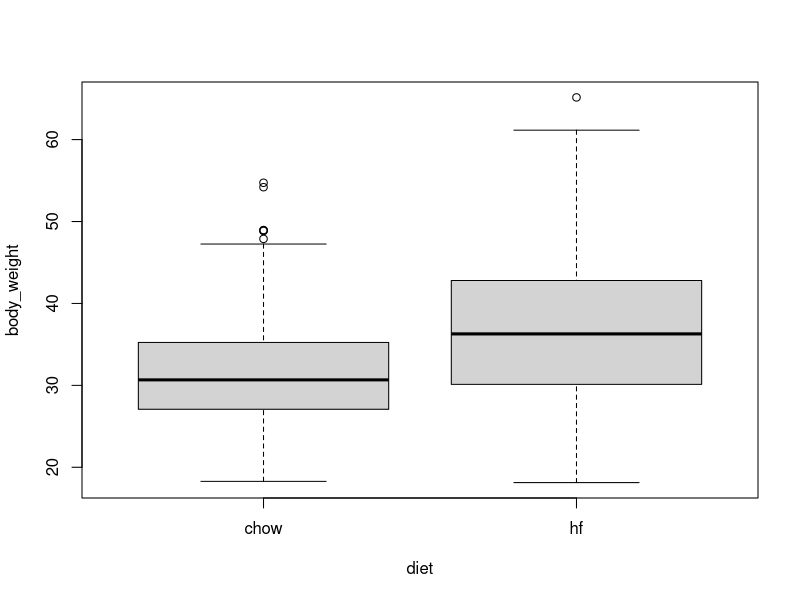
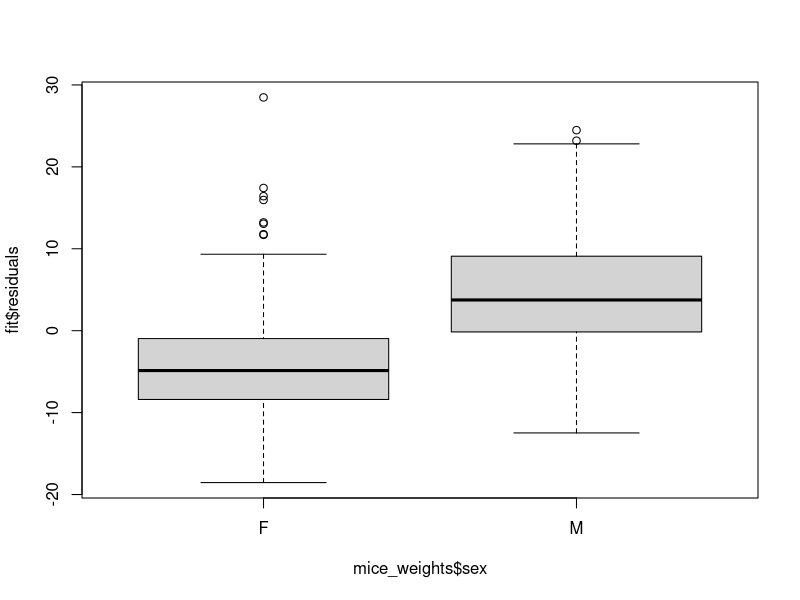
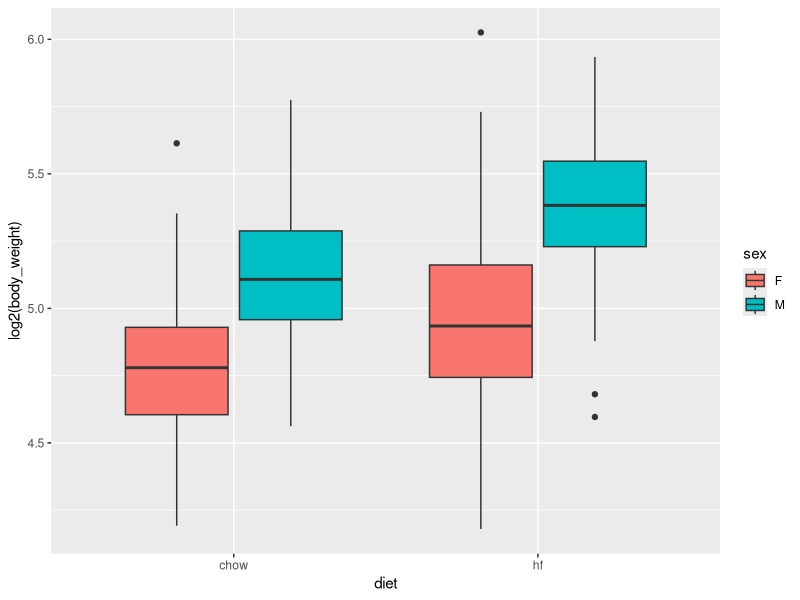
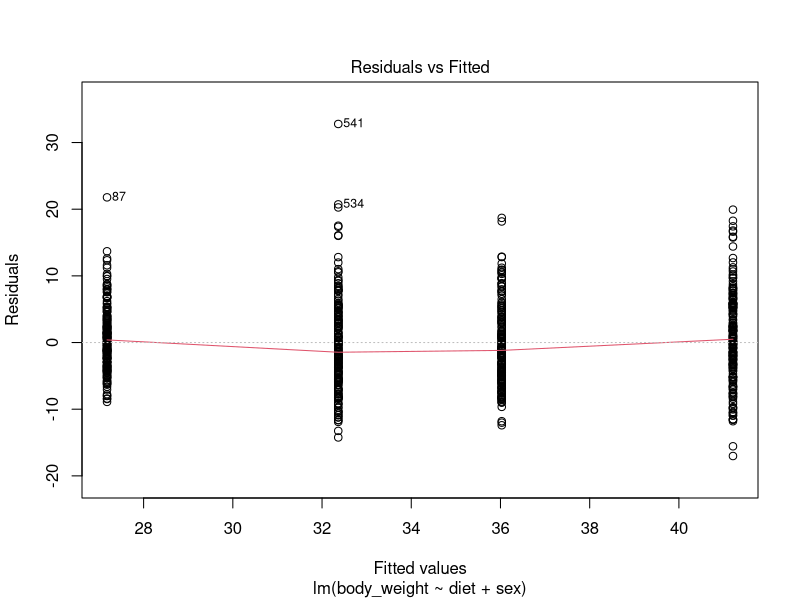

Recreate these plots in R, in order.
## ---- chunk 1
#| message: FALSE 
#| echo: FALSE 
#| cache: false 
library(tidyverse) 
library(broom) 
library(dslabs) 
## ---- chunk 2
library(tidyverse) 
library(dslabs) 
table(mice_weights$diet) 
## ---- chunk 3
with(mice_weights, boxplot(body_weight ~ diet)) 
## ---- chunk 4
mice_weights |> group_by(diet) |> summarize(average = mean(body_weight)) 
## ---- chunk 5
stats <- mice_weights |>  
  group_by(diet) |>  
  summarize(xbar = mean(body_weight), s = sd(body_weight), n = n())  
t_stat <- with(stats, (xbar[2] - xbar[1])/sqrt(s[2]^2/n[2] + s[1]^2/n[1])) 
t_stat 
## ---- chunk 6
1 - pt(t_stat, with(stats, n[2]+n[1]-2))
## ---- chunk 7
fit <- lm(body_weight ~ diet, data = mice_weights) 
## ---- chunk 8
coefficients(summary(fit)) 
## ---- chunk 9
library(broom) 
tidy(fit, conf.int = TRUE) |> filter(term == "diethf") 
## ---- chunk 10
c(coefficients(summary(fit))[2,3], t_stat) 
## ---- chunk 11
boxplot(fit$residuals ~ mice_weights$sex) 
## ---- chunk 12
mice_weights |> ggplot(aes(diet, log2(body_weight), fill = sex)) + geom_boxplot() 
## ---- chunk 13
fit <- lm(body_weight ~ diet*sex, data = mice_weights) 
## ---- chunk 14
tidy(fit, conf.int = TRUE) |> filter(!str_detect(term, "Intercept")) 
## ---- chunk 15
fit <- lm(body_weight ~ diet + sex, data = mice_weights) 
## ---- chunk 16
plot(fit, which = 1) 
## ---- chunk 17
fit <- lm(body_weight ~ sex, data = mice_weights) 
coefficients(fit) 
## ---- chunk 18
sum(fit$coefficients[1:2]) 
## ---- chunk 19
library(emmeans) 
emmeans(fit, ~sex) 
## ---- chunk 20
fit <- lm(body_weight ~ sex, data = mice_weights,  
          contrasts = list(sex = contr.sum)) 
coefficients(fit) 
## ---- chunk 21
contrast(emmeans(fit, ~sex)) 
## ---- chunk 22
table(mice_weights$gen) 
## ---- chunk 23
fit <- lm(body_weight ~ gen,  data = mice_weights,  
          contrasts = list(gen = contr.sum)) 
contrast(emmeans(fit, ~gen))  
## ---- chunk 24
summary(aov(fit)) 
## ---- chunk 25
summary(aov(body_weight ~ sex + diet + gen,  data = mice_weights)) 
